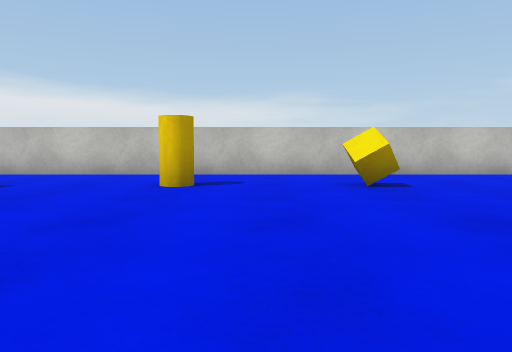
view 1 (above)

16 first-person views from a walk through a scene from a Unity 3-D project. The camera is 0.51 m above the floor, tilts 4° down and sees 70° across. The floor is counted in squares, 1 m on a side. Each view is taken from the middle of a square. On the plan, view 1 faces up. The plan holds only what a view shows up to about 9 squares ahead; the rest is blank. Surface patterns are stand-ins for the level's own textures.

view 2
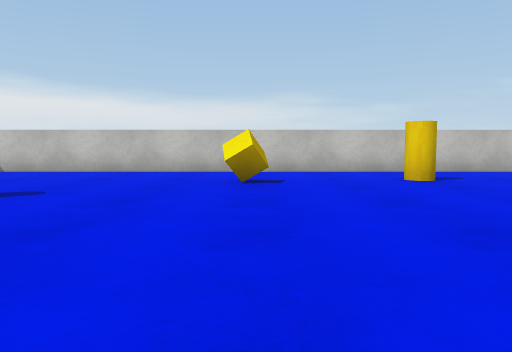

view 3
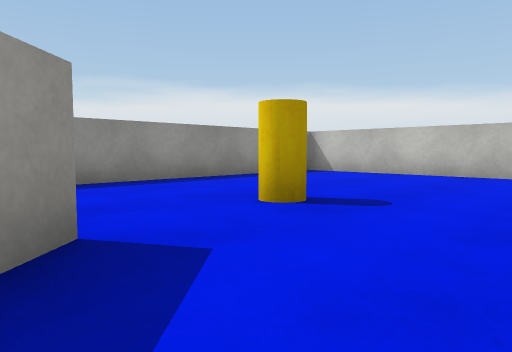

view 4
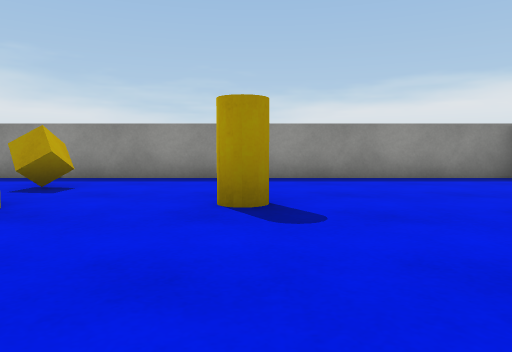

view 5
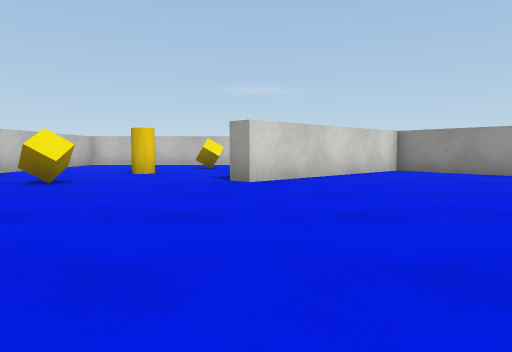

view 6
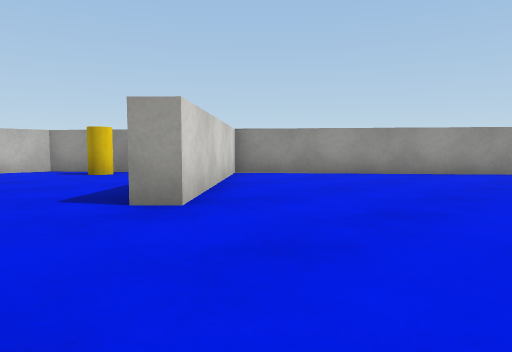

view 7
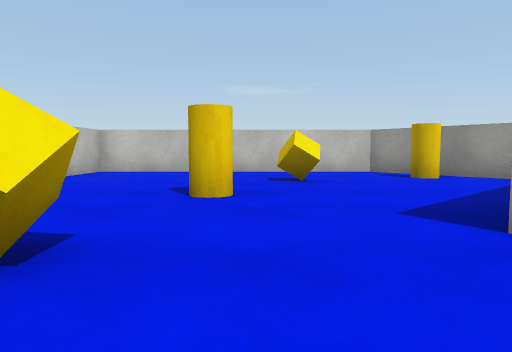

view 8
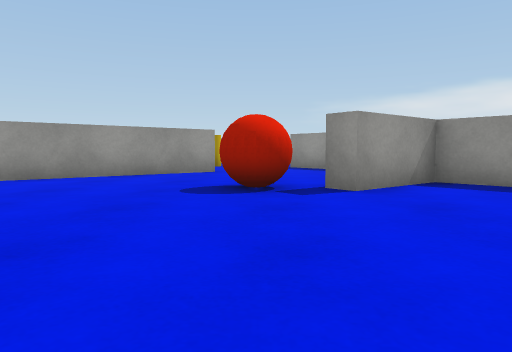

view 9
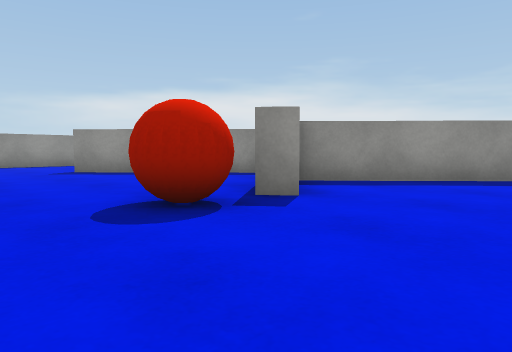

view 10
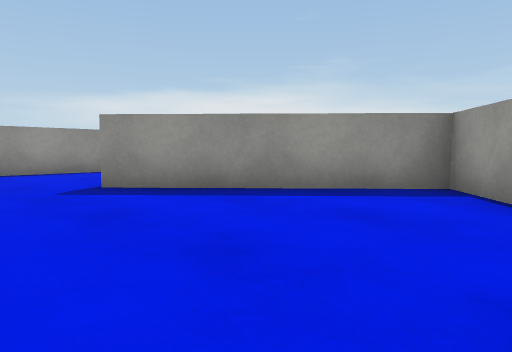

view 11
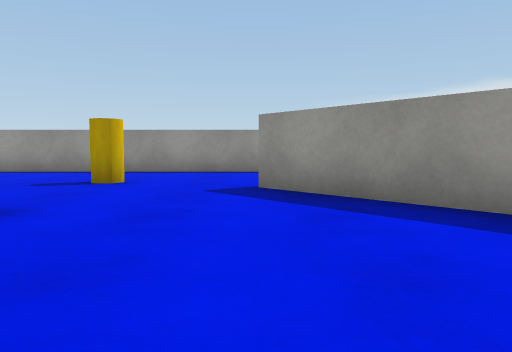

view 12
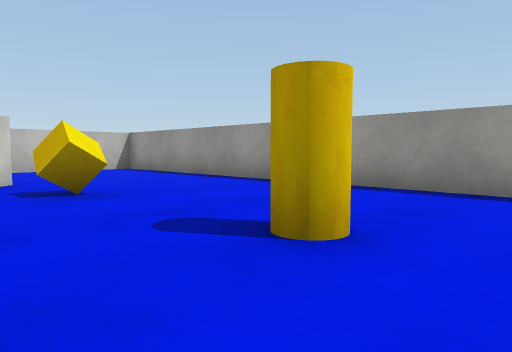

view 13
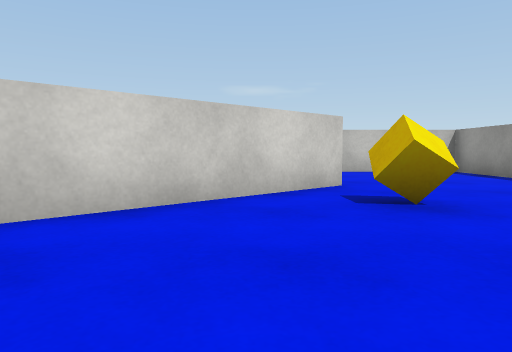

view 14
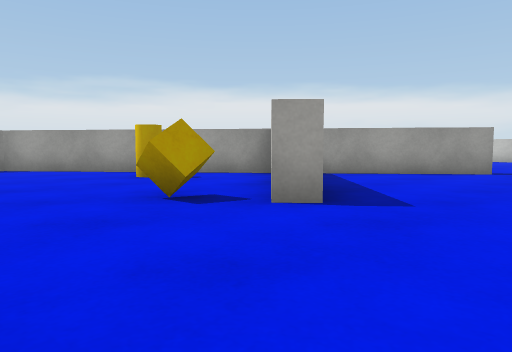

view 15
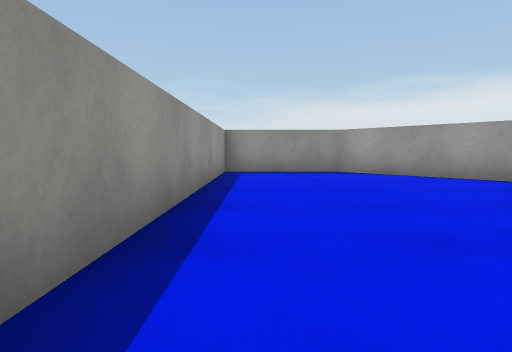

view 16
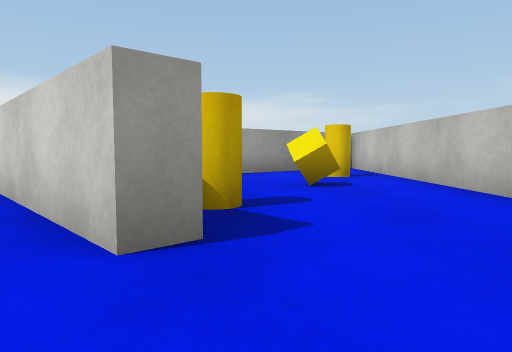

### Floor plan
Points are (right, up) in squares from view 1. A wall is a line through its corners. A room is listed if a view was taken in it or the views show most of it. See-through windows are left out.
Room 1 (views 1, 2, 3, 4, 5, 6, 7, 8, 9, 10, 11)
walls: (-7.3, 0.8) (-3.7, -3) (-2.2, -1.6) (-1.9, -2) (-5.2, -4.6) (-2, -8); (-0.1, -5.8) (5.2, -1.6) (1.9, 2.1) (2.2, 2.5); (6.5, -0.5) (8.8, 1.3) (8.8, 7.8) (7.2, 7.8); (5.5, 7.8) (-10.1, 7.8); (-10.7, 7.8) (-10.7, -1.8)
ways out: opening at (-1.5, -6.5) to room 2
objects: other object (-9, 0); other object (-7, 3); other object (-4, 5); other object (-1, -2); other object (-1, 5); other object (2, 5); other object (4, 5); other object (6, 3); other object (7, 1)
Room 2 (views 12, 13, 14, 15, 16)
walls: (-2, -8) (-2.5, -8.5); (-2.7, -8.1) (-3.7, -6.9); (5.7, -7.9) (5.3, -8.3) (2.5, -5.2); (-5.6, -4.9) (-10.7, -9) (-10.7, -11.7) (8.8, -11.7) (8.8, -8.9); (8.8, -6.1) (8.8, -0.9); (6.8, -0.9) (5.6, -1.9)
ways out: opening at (-1.5, -6.5) to room 1
objects: other object (-7, -7); other object (-3, -9); other object (0, -9); other object (3, -8); other object (6, -7); other object (7, -5); other object (8, -3)

Where each view was taken, in squares from view 1:
view 1: 0 up, 0 right, facing up
view 2: 1 down, 4 left, facing up
view 3: 0 up, 5 left, facing up-left
view 4: 3 up, 4 left, facing left
view 5: 2 up, 4 left, facing right
view 6: 4 up, 1 left, facing down-right
view 7: 4 up, 0 right, facing right
view 8: 3 up, 1 left, facing down
view 9: 1 up, 1 right, facing down-left
view 10: 3 down, 0 right, facing down-left
view 11: 3 down, 2 left, facing down
view 12: 7 down, 1 left, facing down-right
view 13: 7 down, 0 right, facing right
view 14: 11 down, 0 right, facing up-left
view 15: 11 down, 2 left, facing left
view 16: 10 down, 6 right, facing up
